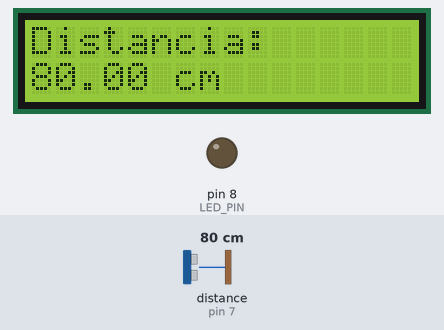
A sketch run on a simulated Arduino Uno, built with avr-gcc and run on an emulated ATmega328P. Shown: 16×2 character LCD, output pins drawn as LEDs (lit = HIGH). The test bench sets the inputs (shaded band); at power-on: distance to the obstacle (sensor on pin 7) 80 cm. The echo pulse lasts 58.3 µs per cm.

Above: at 2.7 s.
2.8 s: distance to the obstacle (sensor on pin 7) set to 22 cm
At 3.8 s:
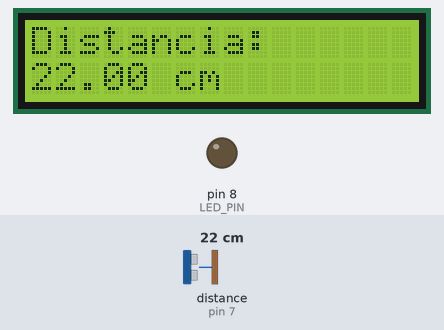
4.6 s: distance to the obstacle (sensor on pin 7) set to 18 cm
At 5.1 s:
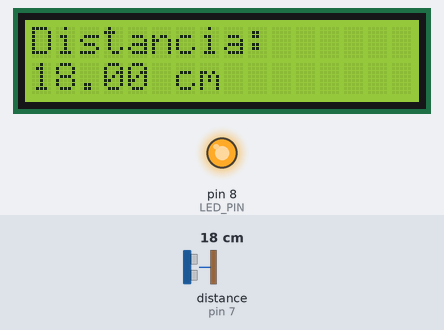
6.2 s: distance to the obstacle (sensor on pin 7) set to 2 cm
At 7.5 s:
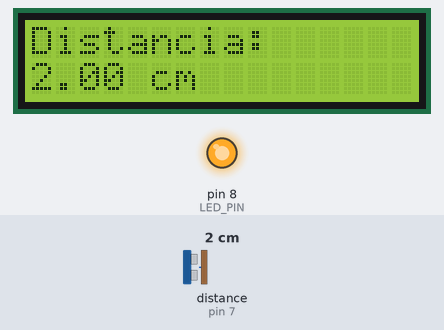
Timing chart, 0 to 9.2 s (numbered marks = the images above; inputs shaded):
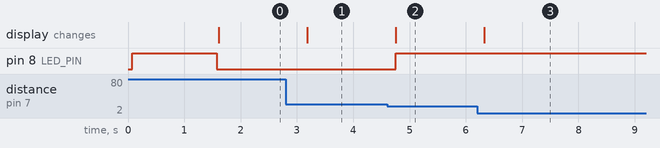

Measured:
- the behaviour switches between 21 and 20 cm on distance to the obstacle (sensor on pin 7) (found by bisection; images 1 and 2)
- after the input at 2.8 s, the display: changes after 0.39 s (image 1)
- after the input at 4.6 s, pin 8 (LED_PIN): LOW → HIGH after 0.16 s; the display: changes after 0.16 s (image 2)
- after the input at 6.2 s, the display: changes after 0.12 s (image 3)

The sketch:

WaterLevelController_v1.ino
```cpp
#include <HCSR04.h>              // Biblioteca para o sensor ultrassônico HC-SR04
#include <Wire.h>                // Biblioteca para comunicação I2C
#include <LiquidCrystal_I2C.h>   // Biblioteca para o display LCD via I2C

// -------------------- Definição de pinos --------------------
const byte TRIGGER_PIN = 6;      // Pino de saída do sensor ultrassônico
const byte ECHO_PIN = 7;         // Pino de entrada do sensor ultrassônico
const int LED_PIN = 8;           // Pino do LED (ou módulo relé)

// -------------------- Objetos do hardware --------------------
UltraSonicDistanceSensor distanceSensor(TRIGGER_PIN, ECHO_PIN); // Sensor ultrassônico
LiquidCrystal_I2C lcd(0x27, 16, 2);                             // Display LCD 16x2 via I2C

// -------------------- Função de configuração --------------------
void setup() {
  pinMode(LED_PIN, OUTPUT);  // Configura o pino do LED como saída

  // Inicializa o LCD
  lcd.init();
  lcd.backlight();

  // Mensagem inicial
  lcd.setCursor(0, 0);
  lcd.print("Sensor iniciado");

  // Pisca o LED para sinalizar inicialização
  digitalWrite(LED_PIN, HIGH);
  delay(1500);
  digitalWrite(LED_PIN, LOW);
  lcd.clear();
}

// -------------------- Função principal --------------------
void loop() {
  // Lê a distância em centímetros
  float distance = distanceSensor.measureDistanceCm();

  // Atualiza o display
  lcd.clear();
  lcd.setCursor(0, 0);
  lcd.print("Distancia:");

  lcd.setCursor(0, 1);

  if (distance <= 0.0) {
    // Caso ocorra erro na leitura do sensor
    lcd.print("Erro de leitura!");
    digitalWrite(LED_PIN, LOW);
  } else {
    // Mostra a distância
    lcd.print(distance, 2);  // duas casas decimais
    lcd.print(" cm");

    // Controla o LED ou relé conforme o nível
    if (distance <= 20.0) {  // Limite de ativação da bomba
      digitalWrite(LED_PIN, HIGH);
    } else {
      digitalWrite(LED_PIN, LOW);
    }
  }

  delay(500); // Atualiza a cada 500ms
}
```
